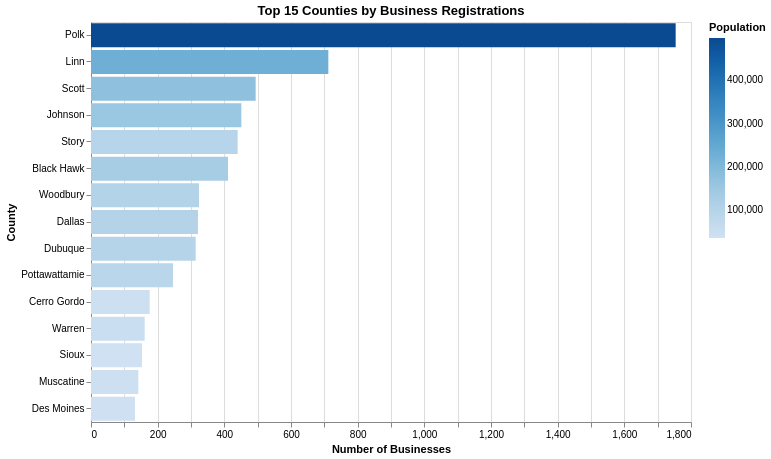

Notebook cell for this chart:
### Code cell
#top counties by business registrations

df_county_top = df_county.sort_values(

    by="Business Count",

    ascending=False

).head(15)

chart3 = alt.Chart(df_county_top).mark_bar().encode(

    x=alt.X("Business Count:Q", title="Number of Businesses"),

    y=alt.Y("County Name:N", sort="-x", title="County"),

    color=alt.Color(

        "Population:Q",

        title="Population",

        scale=alt.Scale(scheme="blues")

    ),

    tooltip=["County Name", "Business Count", "Population"]

).properties(

    title="Top 15 Counties by Business Registrations",

    width=600,

    height=400

)

chart3

### Figure 1 — Vega-Lite specification as saved in the notebook (floating-point values rounded to 4 significant figures)
{"config": {"view": {"continuousWidth": 300, "continuousHeight": 300}}, "data": {"name": "data-8d213359c16cc8232ac1486934769c3b"}, "mark": {"type": "bar"}, "encoding": {"color": {"field": "Population", "scale": {"scheme": "blues"}, "title": "Population", "type": "quantitative"}, "tooltip": [{"field": "County Name", "type": "nominal"}, {"field": "Business Count", "type": "quantitative"}, {"field": "Population", "type": "quantitative"}], "x": {"field": "Business Count", "title": "Number of Businesses", "type": "quantitative"}, "y": {"field": "County Name", "sort": "-x", "title": "County", "type": "nominal"}}, "height": 400, "title": "Top 15 Counties by Business Registrations", "width": 600, "$schema": "https://vega.github.io/schema/vega-lite/v5.8.0.json", "datasets": {"data-8d213359c16cc8232ac1486934769c3b": [{"County Name": "Polk", "Population": 497400.0, "Business Count": 1754}, {"County Name": "Linn", "Population": 229500.0, "Business Count": 712}, {"County Name": "Scott", "Population": 174300.0, "Business Count": 494}, {"County Name": "Johnson", "Population": 154900.0, "Business Count": 451}, {"County Name": "Story", "Population": 98590.0, "Business Count": 440}, {"County Name": "Black Hawk", "Population": 130700.0, "Business Count": 411}, {"County Name": "Woodbury", "Population": 105800.0, "Business Count": 324}, {"County Name": "Dallas", "Population": 104100.0, "Business Count": 321}, {"County Name": "Dubuque", "Population": 98950.0, "Business Count": 314}, {"County Name": "Pottawattamie", "Population": 93410.0, "Business Count": 246}, {"County Name": "Cerro Gordo", "Population": 42780.0, "Business Count": 176}, {"County Name": "Warren", "Population": 53480.0, "Business Count": 161}, {"County Name": "Sioux", "Population": 35980.0, "Business Count": 153}, {"County Name": "Muscatine", "Population": 42740.0, "Business Count": 142}, {"County Name": "Des Moines", "Population": 38600.0, "Business Count": 132}]}}
